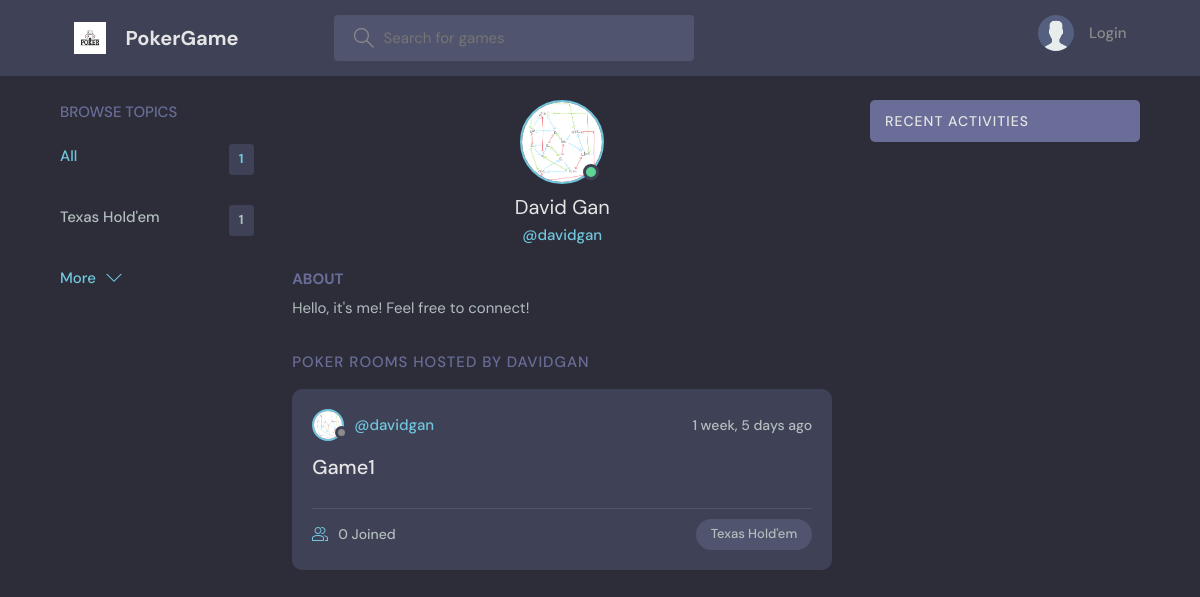
Page /profile/6/ on the earlier database version.
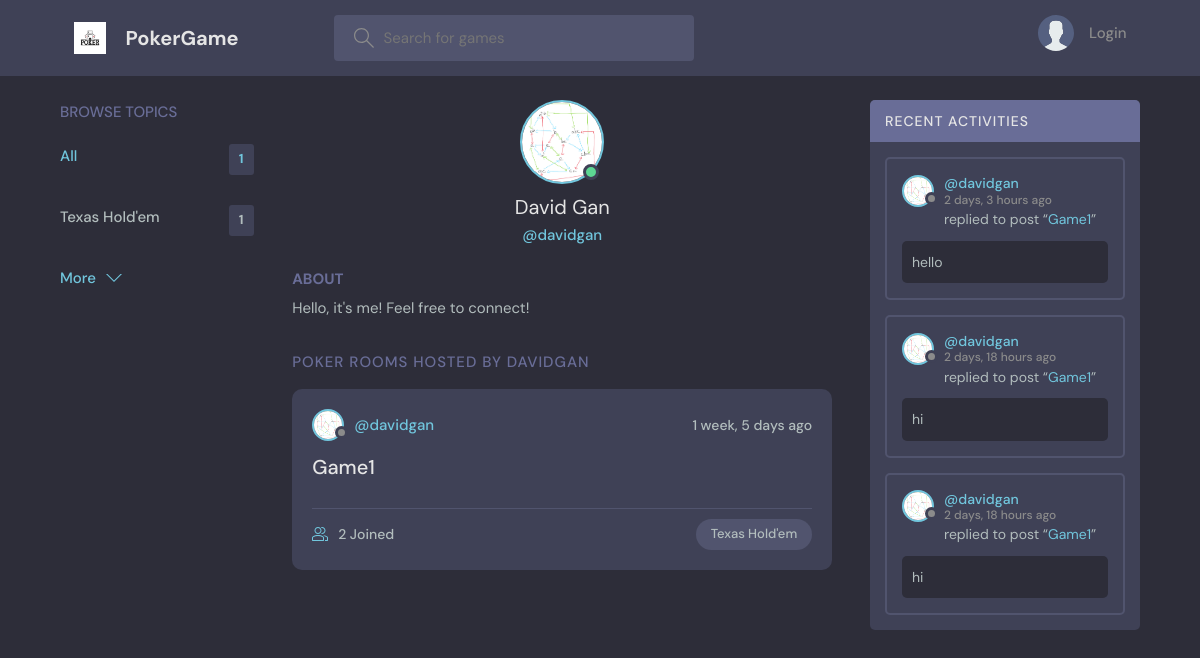
Same page on the later database version.
### base/models.py (models this page shows, shortened)
class Topic(models.Model):
    name = models.CharField(max_length=200)

class User(AbstractUser):
    name = models.CharField(max_length=200, null=True)
    email = models.EmailField(unique=True, null=True)
    bio = models.TextField(null=True)
    chip_count = models.IntegerField(default=5000)
    card1 = models.TextField(max_length=5, null=True)
    card2 = models.TextField(max_length=5, null=True)
    hand_strength = models.IntegerField(default=0)
    avatar = models.ImageField(null=True, default="avatar.svg")
    USERNAME_FIELD = 'email'
    REQUIRED_FIELDS = ['username']

class Room(models.Model):
    host = models.ForeignKey(User, on_delete=models.SET_NULL, null=True)
    topic = models.ForeignKey(Topic, on_delete=models.SET_NULL, null=True)
    name = models.CharField(max_length=200)
    description = models.TextField(null=True, blank=True)
    participants = models.ManyToManyField(User, related_name='participants', blank=True)
    updated = models.DateTimeField(auto_now=True)
    created = models.DateTimeField(auto_now_add=True)
    pot_size = models.IntegerField(default=0)
    card1 = models.TextField(max_length=5, null=True)
    card2 = models.TextField(max_length=5, null=True)
    card3 = models.TextField(max_length=5, null=True)
    card4 = models.TextField(max_length=5, null=True)
    card5 = models.TextField(max_length=5, null=True)
    bot_card1 = models.TextField(max_length=5, null=True)
    bot_card2 = models.TextField(max_length=5, null=True)
    bot_chip_count = models.IntegerField(default=5000)
    bot_hand_strength = models.IntegerField(default=0)
    deck=models.CharField(max_length=512, null=True)
    class Meta:
        ordering = ['-updated', '-created']
    def __str__(self):
        return self.name

class Message(models.Model):
    user = models.ForeignKey(User, on_delete=models.CASCADE)
    room = models.ForeignKey(Room, on_delete=models.CASCADE)
    body = models.TextField()
    updated = models.DateTimeField(auto_now=True)
    created = models.DateTimeField(auto_now_add=True)
    class Meta:
        ordering = ['-updated', '-created']

### base/views.py (the view)
# urls.py: path('profile/<str:pk>/', views.userProfile, name="user-profile"),
def userProfile(request, pk):
    user = User.objects.get(id=pk)
    rooms = user.room_set.all()
    room_messages = user.message_set.all()
    topics = Topic.objects.all()
    context = {'user': user, 'rooms': rooms,
               'room_messages': room_messages, 'topics': topics}
    return render(request, 'base/profile.html', context)

### base/templates/base/profile.html (shortened to what this page needs)
{% extends 'main.html' %}
{% block content %}
<main class="profile-page layout layout--3">
  <div class="container">
    {% include 'base/topics_component.html' %}
    <div class="roomList">
      <div class="profile">
        <div class="profile__avatar">
          <div class="avatar avatar--large active">
            <img src="{{user.avatar.url}}" />
          </div>
        </div>
        <div class="profile__info">
          <h3>{{user.name}}</h3>
          <p>@{{user.username}}</p>
        </div>
        <div class="profile__about">
          <h3>About</h3>
          <p>
            {{user.bio}}
          </p>
        </div>
      </div>
      <div class="roomList__header">
        <div>
          <h2>Poker Rooms Hosted by davidgan</a>
          </h2>
        </div>
      </div>
      {% include 'base/feed_component.html' %}
    </div>
    {% include 'base/activity_component.html' %}
  </div>
</main>
{% endblock content %}

### templates/main.html (shortened to what this page needs)
<!DOCTYPE html>
{% load static %}
<html lang="en">
<head>
    <link rel="stylesheet" href="{% static 'styles/style.css' %}" />
</head>
<body>
    {% include 'navbar.html' %}
    {% block content %}
    {% endblock %}
</body>
</html>

### templates/navbar.html (shortened to what this page needs)
{% load static %}
<header class="header header--loggedIn">
    <div class="container">
        <a href="{% url 'home' %}" class="header__logo">
            <img src="{% static 'images/logo.jpg' %}" />
            <h1>PokerGame</h1>
        </a>
        <form class="header__search" method="GET" action="{% url 'home' %}">
            <label>
                <input name="q" placeholder="Search for games" />
            </label>
        </form>
        <nav class="header__menu">
            {% if request.user.is_authenticated %}
            <div class="header__user">
                <a href="{% url 'update-user' %}">
                    <div class="avatar avatar--medium active">
                        <img src="{{request.user.avatar.url}}" />
                    </div>
                    <p>{{request.user.username}} <span>@{{request.user.username}}</span></p>
                </a>
                <button class="dropdown-button">
                    <svg version="1.1" xmlns="http://www.w3.org/2000/svg" width="32" height="32" viewBox="0 0 32 32">
                        <title>chevron-down</title>
                        <path d="M16 21l-13-13h-3l16 16 16-16h-3l-13 13z"></path>
                    </svg>
                </button>
            </div>
            {% else %}
            <a href="{% url 'login' %}">
                <img src="{% static 'images/avatar.svg' %}" />
                <p>Login</p>
            </a>
            {% endif %}
        </nav>
    </div>
</header>

### base/templates/base/topics_component.html
<div class="topics">
    <div class="topics__header">
        <h2>Browse Topics</h2>
    </div>
    <ul class="topics__list">
        <li>
            <a href="{% url 'home' %}" class="active">All <span>{{topics.count}}</span></a>
        </li>
        {% for topic in topics %}
        <li>
            <a href="{% url 'home' %}?q={{topic.name}}">{{topic.name}}<span>{{topic.room_set.all.count}}</span></a>
        </li>
        {% endfor %}
    </ul>
    <a class="btn btn--link" href="{% url 'topics' %}">
        More
        <svg version="1.1" xmlns="http://www.w3.org/2000/svg" width="32" height="32" viewBox="0 0 32 32">
            <title>chevron-down</title>
            <path d="M16 21l-13-13h-3l16 16 16-16h-3l-13 13z"></path>
        </svg>
    </a>
</div>

### base/templates/base/feed_component.html (shortened to what this page needs)
{% for room in rooms %}
<div class="roomListRoom">
    <div class="roomListRoom__header">
        <a href="{% url 'user-profile' room.host.id %}" class="roomListRoom__author">
            <div class="avatar avatar--small">
                <img src="{{room.host.avatar.url}}" />
            </div>
            <span>@{{room.host.username}}</span>
        </a>
        <div class="roomListRoom__actions">
            <span>{{room.created|timesince}} ago</span>
        </div>
    </div>
    <div class="roomListRoom__content">
        <a href="{% url 'room' room.id %}">{{room.name}}</a>
    </div>
    <div class="roomListRoom__meta">
        <a href="{% url 'room' room.id %}" class="roomListRoom__joined">
            {{room.participants.all.count}} Joined
        </a>
        <p class="roomListRoom__topic">{{room.topic.name}}</p>
    </div>
</div>
{% endfor %}

### base/templates/base/activity_component.html (shortened to what this page needs)
<div class="activities">
    <div class="activities__header">
        <h2>Recent Activities</h2>
    </div>
    {% for message in room_messages %}
    <div class="activities__box">
        <div class="activities__boxHeader roomListRoom__header">
            <a href="{% url 'user-profile' message.user.id %}" class="roomListRoom__author">
                <div class="avatar avatar--small">
                    <img src="{{message.user.avatar.url}}" />
                </div>
                <p>
                    @{{message.user.username}}
                    <span>{{message.created|timesince}} ago</span>
                </p>
            </a>
        </div>
        <div class="activities__boxContent">
            <p>replied to post “<a href="{% url 'room' message.room.id %}">{{message.room}}</a>”</p>
            <div class="activities__boxRoomContent">{{message.body}}</div>
        </div>
    </div>
    {% endfor %}
</div>

Differences in the rows shown:
changed Room "Game1": participants.all.count "0" → "2"
added Message: user.avatar (picture), user.username "davidgan", created "2 days, 3 hours", room "Game1", body "hello"
added Message: user.avatar (picture), user.username "davidgan", created "2 days, 18 hours", room "Game1", body "hi"
added Message: user.avatar (picture), user.username "davidgan", created "2 days, 18 hours", room "Game1", body "hi"
